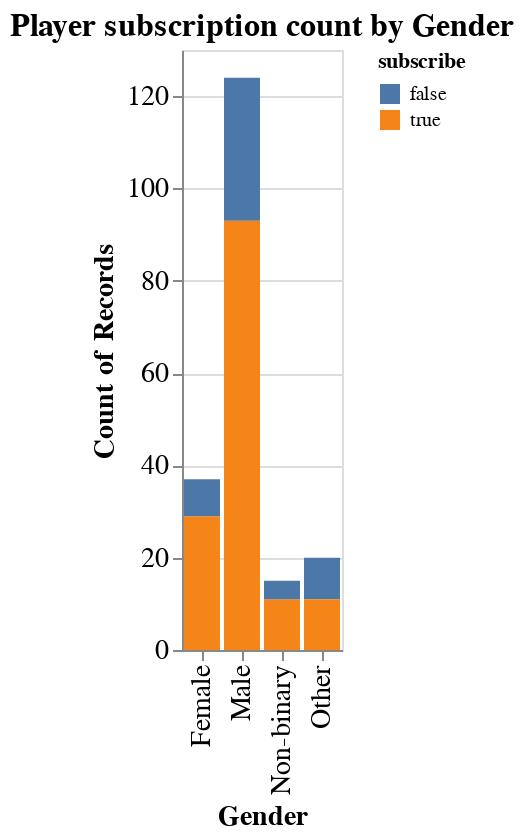

Source (notebook cell):
### Markdown cell above
### Gender vs Subscribe

### Code cell
gender_plot = alt.Chart(players).mark_bar().encode(
    x=alt.X('gender').title('Gender'),
    y=alt.Y('count()'),
    color='subscribe'
).properties(title='Player subscription count by Gender'
).configure_axis(labelFontSize=14, titleFontSize=14).configure_title(fontSize=16)
gender_plot

### Figure 1 — Vega-Lite specification as saved in the notebook (floating-point values rounded to 4 significant figures; data arrays with more than 128 entries replaced by an {"elided": "..."} marker saying what was removed)
{"config": {"view": {"continuousWidth": 300, "continuousHeight": 300}, "axis": {"labelFontSize": 14, "titleFontSize": 14}, "title": {"fontSize": 16}}, "data": {"name": "data-fdc6456718b4d81338dba942bcd117b2"}, "mark": {"type": "bar"}, "encoding": {"color": {"field": "subscribe", "type": "nominal"}, "x": {"field": "gender", "title": "Gender", "type": "nominal"}, "y": {"aggregate": "count", "type": "quantitative"}}, "title": "Player subscription count by Gender", "$schema": "https://vega.github.io/schema/vega-lite/v5.20.1.json", "datasets": {"data-fdc6456718b4d81338dba942bcd117b2": {"elided": "196 records"}}}
